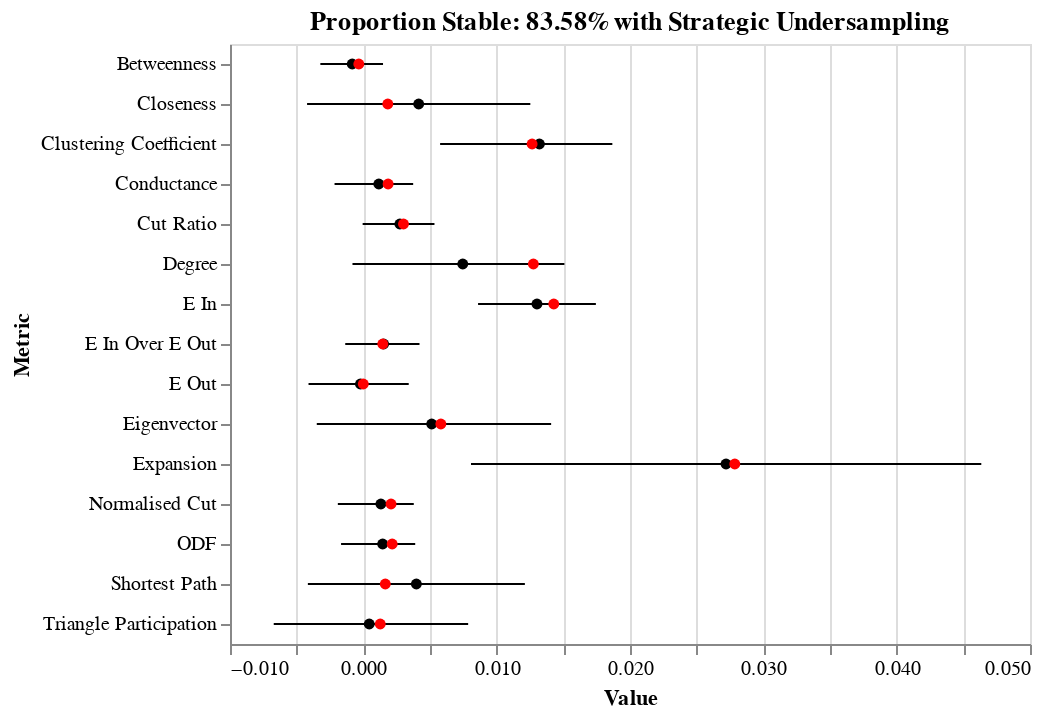
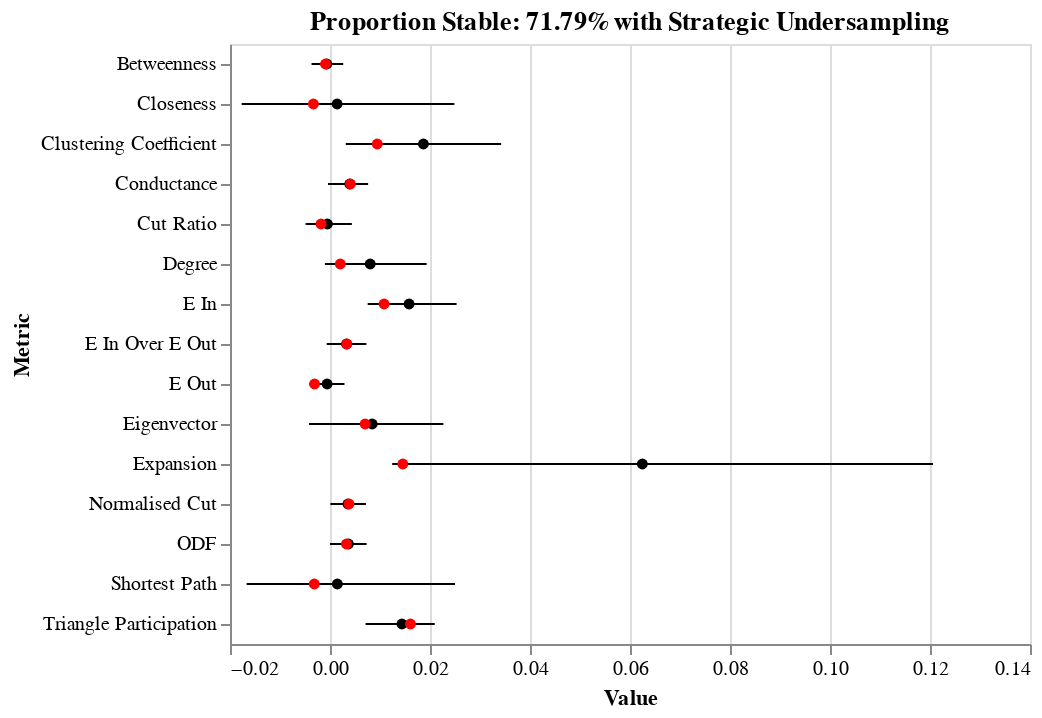
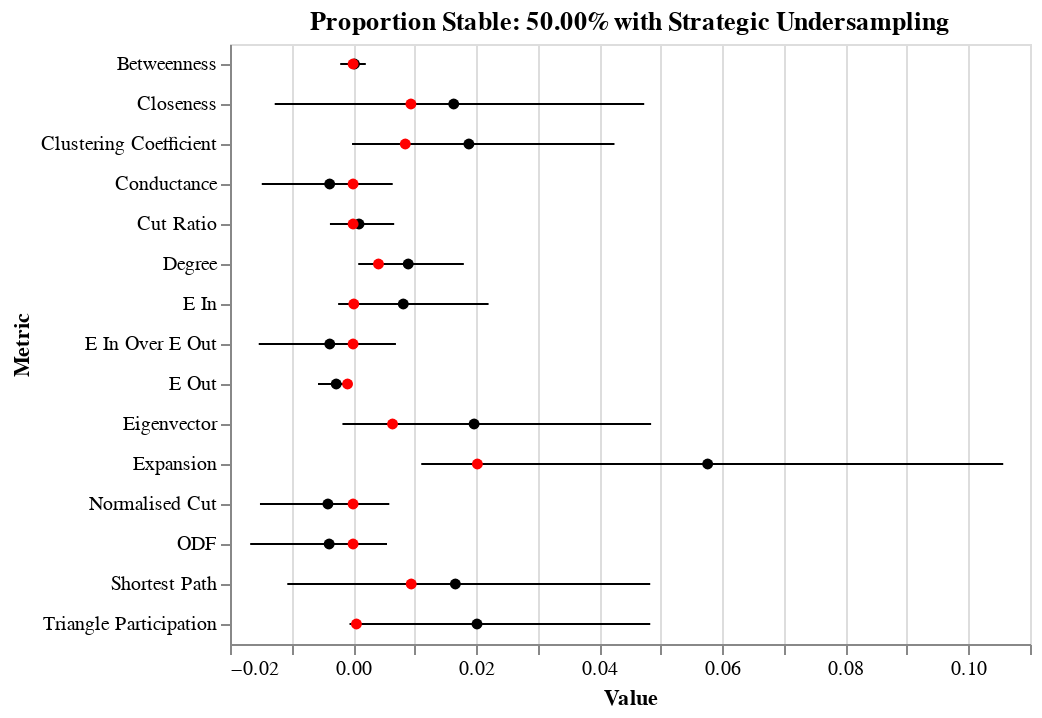

Notebook cell for these charts, in order:
### Markdown cell above
As a final test, I ran strategic undersampling; I selected the "best" stable nodes (i.e. the most stable ones with the lowest entropies) to match the number of unstable nodes, rather than randomly selecting the stable nodes.

### Code cell
for us in ['_undersample_0_2_strat', '_undersample_0_4_strat', '_undersample_1_0_strat']:
    mu_feature_importances = {'Metric': [], 'Value': []}
    props = []
    accuracy = []
    balanced_accuracy = []
    for graph in [1, 2, 3, 4, 5]:
        with open('Community_Data/Infomap/Results/mu_0_2/graph_0{0}{1}/results'.format(graph, us), 'rb') as f:
            results = pickle.load(f)
        props.append(results['Stable Nodes']*100/(results['Stable Nodes'] + results['Unstable Nodes']))
        accuracy.append(np.mean(results['Accuracy Scores']))
        balanced_accuracy.append(np.mean(results['Balanced Accuracy Scores']))
        perm_importances = results['Feature Importances']
        for feat, val in perm_importances.items():
            mu_feature_importances['Metric'].append(feat)
            mu_feature_importances['Value'].append(val)
    mu_feature_importances = pd.DataFrame(data=mu_feature_importances)
    error_bars = alt.Chart(mu_feature_importances).mark_errorbar(extent='ci').encode(
      x=alt.X('Value:Q', scale=alt.Scale(zero=False)),
      y=alt.Y('Metric:N')
    )


    mean_points = alt.Chart(mu_feature_importances).mark_point(filled=True, color='black').encode(
      x=alt.X('Value:Q', aggregate='mean'),
      y=alt.Y('Metric:N'),
    )

    median_points = alt.Chart(mu_feature_importances).mark_point(filled=True, color='red').encode(
      x=alt.X('Value:Q', aggregate='median'),
      y=alt.Y('Metric:N'),
    )

    final_plot = (error_bars + mean_points + median_points).properties(
        title=('Proportion Stable: {0:.2f}% with Strategic Undersampling'.format(props[0]))
    )

    final_plot.display()

    print('Random forest accuracy for each graph:', accuracy)
    print('Random forest balanced accuracy for each graph:', balanced_accuracy)

### Figure 1 — Vega-Lite specification as saved in the notebook (floating-point values rounded to 4 significant figures)
{"config": {"view": {"continuousWidth": 400, "continuousHeight": 300}}, "layer": [{"mark": {"type": "errorbar", "extent": "ci"}, "encoding": {"x": {"type": "quantitative", "field": "Value", "scale": {"zero": false}}, "y": {"type": "nominal", "field": "Metric"}}}, {"mark": {"type": "point", "color": "black", "filled": true}, "encoding": {"x": {"type": "quantitative", "aggregate": "mean", "field": "Value"}, "y": {"type": "nominal", "field": "Metric"}}}, {"mark": {"type": "point", "color": "red", "filled": true}, "encoding": {"x": {"type": "quantitative", "aggregate": "median", "field": "Value"}, "y": {"type": "nominal", "field": "Metric"}}}], "data": {"name": "data-cf137e4fb68c29880902206710031837"}, "title": "Proportion Stable: 83.58% with Strategic Undersampling", "$schema": "https://vega.github.io/schema/vega-lite/v4.0.2.json", "datasets": {"data-cf137e4fb68c29880902206710031837": [{"Metric": "Degree", "Value": -0.001212}, {"Metric": "Clustering Coefficient", "Value": 0.001159}, {"Metric": "Betweenness", "Value": -0.002535}, {"Metric": "Closeness", "Value": 0.01589}, {"Metric": "Shortest Path", "Value": 0.01573}, {"Metric": "Eigenvector", "Value": 0.0213}, {"Metric": "E In", "Value": 0.01668}, {"Metric": "E Out", "Value": 0.005212}, {"Metric": "E In Over E Out", "Value": -0.004029}, {"Metric": "ODF", "Value": -0.004265}, {"Metric": "Expansion", "Value": 0.02786}, {"Metric": "Cut Ratio", "Value": 0.003841}, {"Metric": "Conductance", "Value": -0.004912}, {"Metric": "Normalised Cut", "Value": -0.004576}, {"Metric": "Triangle Participation", "Value": 0.01414}, {"Metric": "Degree", "Value": -0.005581}, {"Metric": "Clustering Coefficient", "Value": 0.01927}, {"Metric": "Betweenness", "Value": 0.001897}, {"Metric": "Closeness", "Value": -0.001343}, {"Metric": "Shortest Path", "Value": -0.0016}, {"Metric": "Eigenvector", "Value": 0.005815}, {"Metric": "E In", "Value": 0.005455}, {"Metric": "E Out", "Value": -0.007128}, {"Metric": "E In Over E Out", "Value": 0.004312}, {"Metric": "ODF", "Value": 0.004128}, {"Metric": "Expansion", "Value": -0.004379}, {"Metric": "Cut Ratio", "Value": -0.001701}, {"Metric": "Conductance", "Value": 0.003411}, {"Metric": "Normalised Cut", "Value": 0.003874}, {"Metric": "Triangle Participation", "Value": -0.01007}, {"Metric": "Degree", "Value": 0.01744}, {"Metric": "Clustering Coefficient", "Value": 0.01185}, {"Metric": "Betweenness", "Value": -0.0003385}, {"Metric": "Closeness", "Value": 0.0145}, {"Metric": "Shortest Path", "Value": 0.01373}, {"Metric": "Eigenvector", "Value": 0.006165}, {"Metric": "E In", "Value": 0.01978}, {"Metric": "E Out", "Value": -3.846e-06}, {"Metric": "E In Over E Out", "Value": 0.005442}, {"Metric": "ODF", "Value": 0.004904}, {"Metric": "Expansion", "Value": 0.03967}, {"Metric": "Cut Ratio", "Value": 0.007554}, {"Metric": "Conductance", "Value": 0.004915}, {"Metric": "Normalised Cut", "Value": 0.004915}, {"Metric": "Triangle Participation", "Value": 0.001269}, {"Metric": "Degree", "Value": 0.01275}, {"Metric": "Clustering Coefficient", "Value": 0.02109}, {"Metric": "Betweenness", "Value": -0.005147}, {"Metric": "Closeness", "Value": -0.01012}, {"Metric": "Shortest Path", "Value": -0.009624}, {"Metric": "Eigenvector", "Value": -0.007994}, {"Metric": "E In", "Value": 0.01428}, {"Metric": "E Out", "Value": -0.002465}, {"Metric": "E In Over E Out", "Value": 0.001459}, {"Metric": "ODF", "Value": 0.002165}, {"Metric": "Expansion", "Value": 0.01384}, {"Metric": "Cut Ratio", "Value": 0.001}, {"Metric": "Conductance", "Value": 0.001859}, {"Metric": "Normalised Cut", "Value": 0.002076}, {"Metric": "Triangle Participation", "Value": -0.004647}, {"Metric": "Degree", "Value": 0.01389}, {"Metric": "Clustering Coefficient", "Value": 0.01266}, {"Metric": "Betweenness", "Value": 0.001965}, {"Metric": "Closeness", "Value": 0.001835}, {"Metric": "Shortest Path", "Value": 0.001648}, {"Metric": "Eigenvector", "Value": 0.0003583}, {"Metric": "E In", "Value": 0.008917}, {"Metric": "E Out", "Value": 0.0033}, {"Metric": "E In Over E Out", "Value": 0.000425}, {"Metric": "ODF", "Value": 0.0003167}, {"Metric": "Expansion", "Value": 0.05902}, {"Metric": "Cut Ratio", "Value": 0.003012}, {"Metric": "Conductance", "Value": 0.0005317}, {"Metric": "Normalised Cut", "Value": 0.000295}, {"Metric": "Triangle Participation", "Value": 0.001532}]}}

### Figure 2 — Vega-Lite specification as saved in the notebook (floating-point values rounded to 4 significant figures)
{"config": {"view": {"continuousWidth": 400, "continuousHeight": 300}}, "layer": [{"mark": {"type": "errorbar", "extent": "ci"}, "encoding": {"x": {"type": "quantitative", "field": "Value", "scale": {"zero": false}}, "y": {"type": "nominal", "field": "Metric"}}}, {"mark": {"type": "point", "color": "black", "filled": true}, "encoding": {"x": {"type": "quantitative", "aggregate": "mean", "field": "Value"}, "y": {"type": "nominal", "field": "Metric"}}}, {"mark": {"type": "point", "color": "red", "filled": true}, "encoding": {"x": {"type": "quantitative", "aggregate": "median", "field": "Value"}, "y": {"type": "nominal", "field": "Metric"}}}], "data": {"name": "data-28330524568a41fe73472281d6a907e4"}, "title": "Proportion Stable: 71.79% with Strategic Undersampling", "$schema": "https://vega.github.io/schema/vega-lite/v4.0.2.json", "datasets": {"data-28330524568a41fe73472281d6a907e4": [{"Metric": "Degree", "Value": 0.02734}, {"Metric": "Clustering Coefficient", "Value": 0.00065}, {"Metric": "Betweenness", "Value": -0.00563}, {"Metric": "Closeness", "Value": 0.0447}, {"Metric": "Shortest Path", "Value": 0.04409}, {"Metric": "Eigenvector", "Value": 0.03384}, {"Metric": "E In", "Value": 0.03197}, {"Metric": "E Out", "Value": 0.00663}, {"Metric": "E In Over E Out", "Value": -0.00065}, {"Metric": "ODF", "Value": 0.00011}, {"Metric": "Expansion", "Value": 0.01283}, {"Metric": "Cut Ratio", "Value": 0.00848}, {"Metric": "Conductance", "Value": 0.00018}, {"Metric": "Normalised Cut", "Value": 0.0004}, {"Metric": "Triangle Participation", "Value": 0.01609}, {"Metric": "Degree", "Value": 0.0002393}, {"Metric": "Clustering Coefficient", "Value": 0.0424}, {"Metric": "Betweenness", "Value": 0.004921}, {"Metric": "Closeness", "Value": -0.0008714}, {"Metric": "Shortest Path", "Value": -0.001196}, {"Metric": "Eigenvector", "Value": 0.01532}, {"Metric": "E In", "Value": 0.01082}, {"Metric": "E Out", "Value": -0.003861}, {"Metric": "E In Over E Out", "Value": 0.01015}, {"Metric": "ODF", "Value": 0.01022}, {"Metric": "Expansion", "Value": 0.01456}, {"Metric": "Cut Ratio", "Value": -0.004536}, {"Metric": "Conductance", "Value": 0.009975}, {"Metric": "Normalised Cut", "Value": 0.009179}, {"Metric": "Triangle Participation", "Value": 0.01985}, {"Metric": "Degree", "Value": -0.003807}, {"Metric": "Clustering Coefficient", "Value": 0.002507}, {"Metric": "Betweenness", "Value": -0.0009}, {"Metric": "Closeness", "Value": -0.02698}, {"Metric": "Shortest Path", "Value": -0.02635}, {"Metric": "Eigenvector", "Value": 0.007033}, {"Metric": "E In", "Value": 0.02289}, {"Metric": "E Out", "Value": -0.003093}, {"Metric": "E In Over E Out", "Value": 0.00636}, {"Metric": "ODF", "Value": 0.006593}, {"Metric": "Expansion", "Value": 0.148}, {"Metric": "Cut Ratio", "Value": -0.001793}, {"Metric": "Conductance", "Value": 0.007633}, {"Metric": "Normalised Cut", "Value": 0.006887}, {"Metric": "Triangle Participation", "Value": 0.01316}, {"Metric": "Degree", "Value": 0.01438}, {"Metric": "Clustering Coefficient", "Value": 0.03844}, {"Metric": "Betweenness", "Value": 0.00048}, {"Metric": "Closeness", "Value": -0.00332}, {"Metric": "Shortest Path", "Value": -0.00314}, {"Metric": "Eigenvector", "Value": -0.00344}, {"Metric": "E In", "Value": 0.00781}, {"Metric": "E Out", "Value": 0.00217}, {"Metric": "E In Over E Out", "Value": -0.00265}, {"Metric": "ODF", "Value": -0.00179}, {"Metric": "Expansion", "Value": 0.01085}, {"Metric": "Cut Ratio", "Value": 0.00202}, {"Metric": "Conductance", "Value": -0.00208}, {"Metric": "Normalised Cut", "Value": -0.00231}, {"Metric": "Triangle Participation", "Value": -0.00012}, {"Metric": "Degree", "Value": 0.002057}, {"Metric": "Clustering Coefficient", "Value": 0.009449}, {"Metric": "Betweenness", "Value": -0.002051}, {"Metric": "Closeness", "Value": -0.006414}, {"Metric": "Shortest Path", "Value": -0.006074}, {"Metric": "Eigenvector", "Value": -0.01055}, {"Metric": "E In", "Value": 0.005626}, {"Metric": "E Out", "Value": -0.004754}, {"Metric": "E In Over E Out", "Value": 0.00336}, {"Metric": "ODF", "Value": 0.003291}, {"Metric": "Expansion", "Value": 0.1261}, {"Metric": "Cut Ratio", "Value": -0.006766}, {"Metric": "Conductance", "Value": 0.00408}, {"Metric": "Normalised Cut", "Value": 0.0038}, {"Metric": "Triangle Participation", "Value": 0.02295}]}}

### Figure 3 — Vega-Lite specification as saved in the notebook (floating-point values rounded to 4 significant figures)
{"config": {"view": {"continuousWidth": 400, "continuousHeight": 300}}, "layer": [{"mark": {"type": "errorbar", "extent": "ci"}, "encoding": {"x": {"type": "quantitative", "field": "Value", "scale": {"zero": false}}, "y": {"type": "nominal", "field": "Metric"}}}, {"mark": {"type": "point", "color": "black", "filled": true}, "encoding": {"x": {"type": "quantitative", "aggregate": "mean", "field": "Value"}, "y": {"type": "nominal", "field": "Metric"}}}, {"mark": {"type": "point", "color": "red", "filled": true}, "encoding": {"x": {"type": "quantitative", "aggregate": "median", "field": "Value"}, "y": {"type": "nominal", "field": "Metric"}}}], "data": {"name": "data-2b988d9a41c3e05e36f4d8e0a4f8ab7e"}, "title": "Proportion Stable: 50.00% with Strategic Undersampling", "$schema": "https://vega.github.io/schema/vega-lite/v4.0.2.json", "datasets": {"data-2b988d9a41c3e05e36f4d8e0a4f8ab7e": [{"Metric": "Degree", "Value": 0.01587}, {"Metric": "Clustering Coefficient", "Value": 0.008483}, {"Metric": "Betweenness", "Value": 0.002783}, {"Metric": "Closeness", "Value": 0.03162}, {"Metric": "Shortest Path", "Value": 0.03093}, {"Metric": "Eigenvector", "Value": 0.07512}, {"Metric": "E In", "Value": 0.0316}, {"Metric": "E Out", "Value": -0.0074}, {"Metric": "E In Over E Out", "Value": -0.02555}, {"Metric": "ODF", "Value": -0.02528}, {"Metric": "Expansion", "Value": 0.0907}, {"Metric": "Cut Ratio", "Value": -0.006217}, {"Metric": "Conductance", "Value": -0.02472}, {"Metric": "Normalised Cut", "Value": -0.02522}, {"Metric": "Triangle Participation", "Value": 0.07065}, {"Metric": "Degree", "Value": 0.02462}, {"Metric": "Clustering Coefficient", "Value": 0.05844}, {"Metric": "Betweenness", "Value": 0.001988}, {"Metric": "Closeness", "Value": 0.07258}, {"Metric": "Shortest Path", "Value": 0.07418}, {"Metric": "Eigenvector", "Value": 0.02545}, {"Metric": "E In", "Value": 0.01519}, {"Metric": "E Out", "Value": -0.005387}, {"Metric": "E In Over E Out", "Value": 0.01419}, {"Metric": "ODF", "Value": 0.01361}, {"Metric": "Expansion", "Value": 0.0142}, {"Metric": "Cut Ratio", "Value": 0.01118}, {"Metric": "Conductance", "Value": 0.01333}, {"Metric": "Normalised Cut", "Value": 0.01233}, {"Metric": "Triangle Participation", "Value": -0.001981}, {"Metric": "Degree", "Value": -6.667e-05}, {"Metric": "Clustering Coefficient", "Value": -5.556e-05}, {"Metric": "Betweenness", "Value": -0.0001667}, {"Metric": "Closeness", "Value": -0.03183}, {"Metric": "Shortest Path", "Value": -0.03144}, {"Metric": "Eigenvector", "Value": -0.008644}, {"Metric": "E In", "Value": 0.0001}, {"Metric": "E Out", "Value": -1.111e-05}, {"Metric": "E In Over E Out", "Value": 0.0001778}, {"Metric": "ODF", "Value": 0.0001778}, {"Metric": "Expansion", "Value": 0.0202}, {"Metric": "Cut Ratio", "Value": 2.222e-05}, {"Metric": "Conductance", "Value": 0.0001667}, {"Metric": "Normalised Cut", "Value": 0.0001889}, {"Metric": "Triangle Participation", "Value": 0.0005444}, {"Metric": "Degree", "Value": 0.0002667}, {"Metric": "Clustering Coefficient", "Value": 0.03183}, {"Metric": "Betweenness", "Value": 0.0}, {"Metric": "Closeness", "Value": 0.0}, {"Metric": "Shortest Path", "Value": 0.0}, {"Metric": "Eigenvector", "Value": 0.0}, {"Metric": "E In", "Value": 0.0001167}, {"Metric": "E Out", "Value": 0.0}, {"Metric": "E In Over E Out", "Value": 0.0}, {"Metric": "ODF", "Value": 0.0}, {"Metric": "Expansion", "Value": 0.0004}, {"Metric": "Cut Ratio", "Value": 0.0}, {"Metric": "Conductance", "Value": 0.0}, {"Metric": "Normalised Cut", "Value": 0.0}, {"Metric": "Triangle Participation", "Value": 0.0}, {"Metric": "Degree", "Value": 0.004125}, {"Metric": "Clustering Coefficient", "Value": -0.004605}, {"Metric": "Betweenness", "Value": -0.003485}, {"Metric": "Closeness", "Value": 0.0094}, {"Metric": "Shortest Path", "Value": 0.00945}, {"Metric": "Eigenvector", "Value": 0.00641}, {"Metric": "E In", "Value": -0.006225}, {"Metric": "E Out", "Value": -0.0009}, {"Metric": "E In Over E Out", "Value": -0.00776}, {"Metric": "ODF", "Value": -0.007925}, {"Metric": "Expansion", "Value": 0.1626}, {"Metric": "Cut Ratio", "Value": -0.00017}, {"Metric": "Conductance", "Value": -0.00779}, {"Metric": "Normalised Cut", "Value": -0.00775}, {"Metric": "Triangle Participation", "Value": 0.03148}]}}
